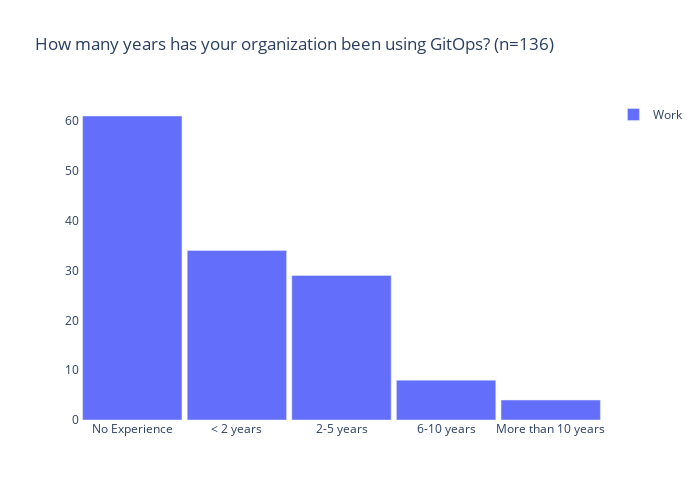

Notebook code cell kept with this figure:
### Code cell
#
# questions 7 - How many years has your organization been using GitOps?
#
double_bar_chart(questions['Q7'], 
                 "Work", work_df['Q7'].value_counts()[lambda x: x > 0], 
                 "Home", home_df['Q7'].value_counts()[lambda x: x > 0])

### Figure 1 — Plotly figure (JSON) as saved in the notebook; plotly's stock layout.template omitted (floating-point values rounded to 4 significant figures)
{"data": [{"name": "Work", "type": "bar", "x": ["No Experience", "&lt; 2 years", "2-5 years", "6-10 years", "More than 10 years"], "y": [61, 34, 29, 8, 4]}, {"name": "Home", "type": "bar", "x": [], "y": []}], "layout": {"bargap": 0.05, "barmode": "stack", "height": 500, "plot_bgcolor": "#FFFFFF", "showlegend": true, "title": {"text": "How many years has your organization been using GitOps? (n=136)"}, "width": 700, "xaxis": {"autorange": true, "categoryorder": "total descending", "range": [-0.5, 4.5], "type": "category"}, "yaxis": {"autorange": true, "range": [0, 64.21], "type": "linear"}}}
